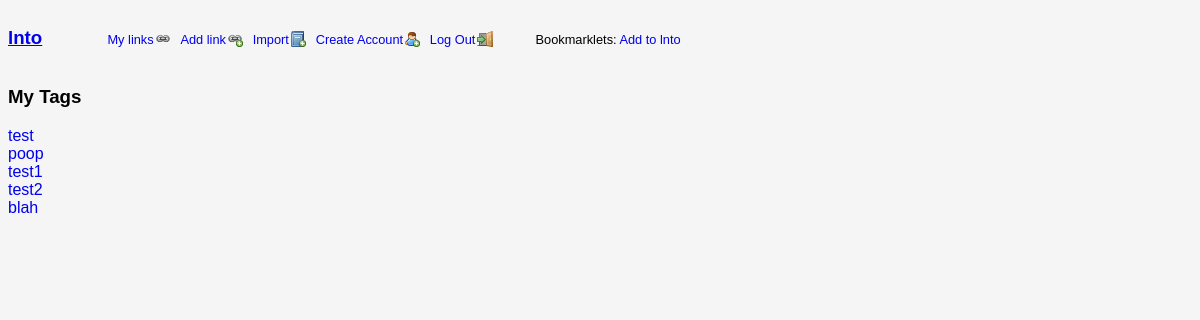
The app's page /home/pageer/tags with its own data.
### lnto/libs/tags.py (models this page shows, shortened)
class Tag(appdb.Model):
	__tablename__ = 'tags'
	tagid = Column(Integer, primary_key = True)
	tag_name = Column(String(64), unique = True)
	@staticmethod
	def get_by_user(userid):
		return appdb.session.query(Tag).filter(lnto.libs.links.Link.userid == userid).all()

### lnto/views.py (the view)
@app.route('/home/<username>/tags/')
@app.route('/home/<username>/tags')
@app.route('/my/tags/', defaults = {'username': None})
@app.route('/my/tags',  defaults = {'username': None})
def show_user_tag_list(username):
	if username is None:
		user = User.get_logged_in()
		username = user.username
	else:
		user = User.get_by_username(username)
	if user.username == username:
		tags = Tag.get_by_user(user.userid)
		title = "My Tags"
	else:
		tags = Tag.get_public_by_user(user.userid)
		title = 'Tags for %s' % username
	return render_template('tag_index.html', pageoptions = get_default_data(), tags = tags, page_title = title, section_title = title)

### lnto/__init__.py (called while the page is built)
@app.after_request
def after_request(req):
    return req

@app.teardown_request
def teardown_request(exception):
    if (hasattr(g, 'db')):
        g.db.close()

### lnto/libs/users.py (called while the page is built)
	@classmethod
	def get_by_username(cls, username):
		return appdb.session.query(User).filter_by(username = username).first()

### lnto/views.py (called while the page is built)
def get_base_url():
	base = re.findall('(.+://[^/]*)', request.url)
	if len(base) == 1:
		return base[0]
	return ''

def get_default_data():
	return {
		'base_url': get_base_url(),
		'referer': request.form.get('referer') or request.referrer or url_for('show_index')
	}

### lnto/templates/tag_index.html (shortened to what this page needs)
{% extends "layout/main.html" %}
{% block content %}
<div>
	{% block content_title %}
	<h3>{{section_title|default('Tag Listing')}}</h3>
	{% endblock %}
	<ul class="link-list">
		{% for tag in tags %}
		<li>
			<a href="{{ url_for('show_user_tag', name = tag.tag_name) }}" class="name">{{tag.tag_name}}</a>
		</li>
		{% endfor %}
	</ul>
</div>
{% endblock %}

### lnto/static/css/styles.css (style rules this page uses)
html { font-family: helvetica, sans-serif; font-size: 12pt; }
html, body { background-color: #f5f5f5; }
.link-list a { text-decoration: none; }
ul.link-list { list-style: none; padding-left: 0; }

### records on screen
Tag: tag_name "test"
Tag: tag_name "poop"
Tag: tag_name "test1"
Tag: tag_name "test2"
Tag: tag_name "blah"

### other values on screen
{{ section_title|default('Tag Listing') }} "My Tags"
